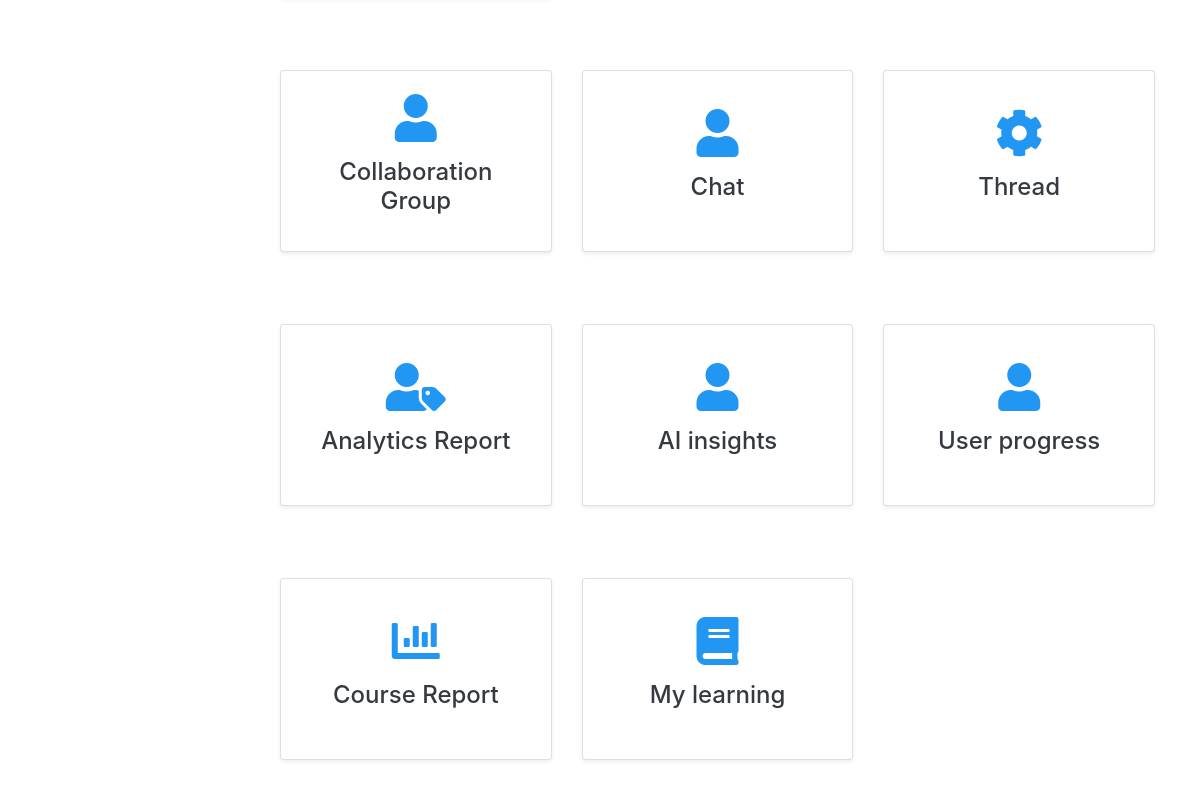
Page /home/ (signed in, lower part) on the earlier database version.
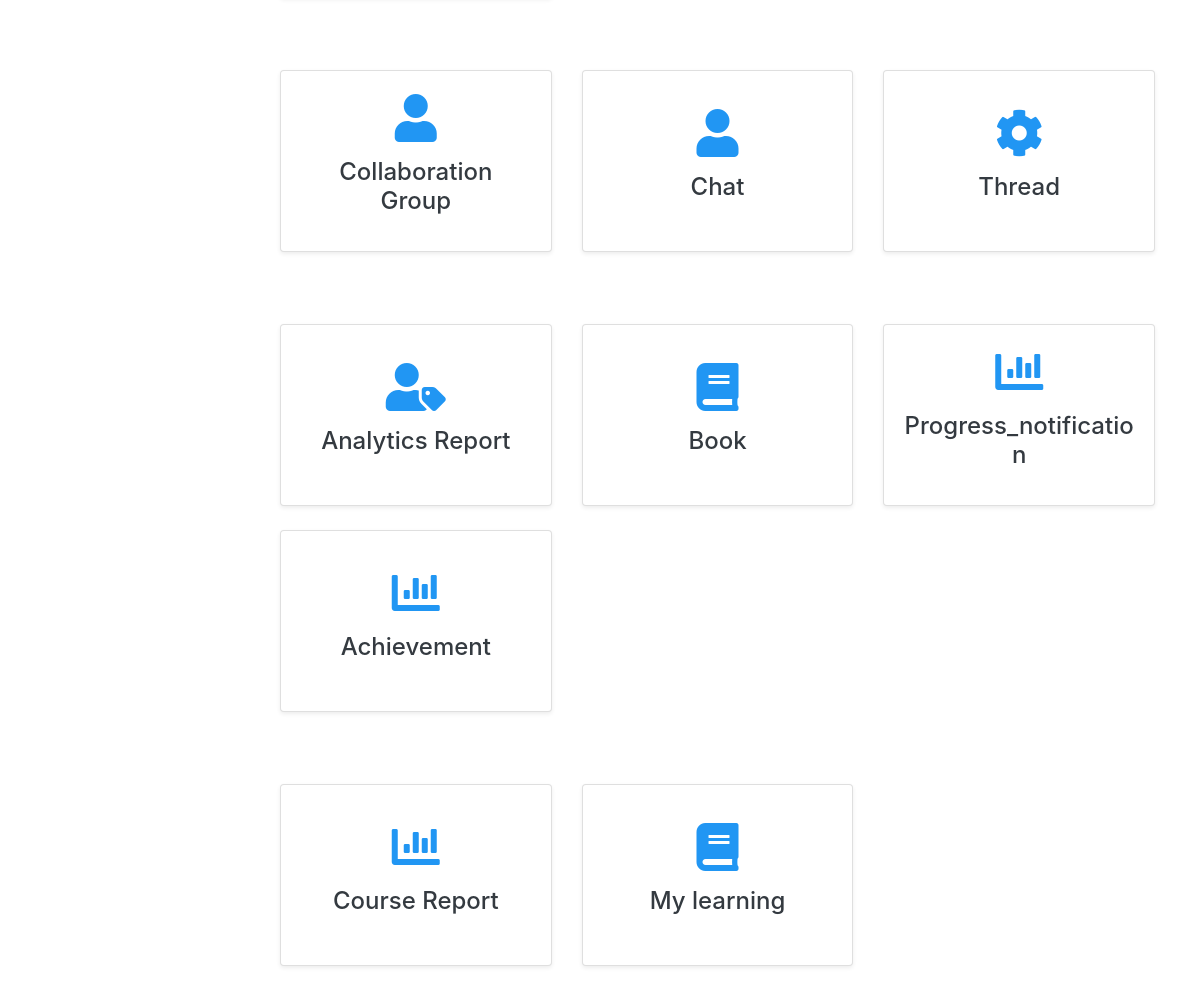
Same page on the later database version.
### module_group/models.py (models this page shows, shortened)
class Module(models.Model):
    module_name = models.CharField(max_length=255)
    module_url = models.CharField(max_length=255)
    icon = models.CharField(max_length=255, blank=True, null=True)
    module_group = models.ForeignKey(ModuleGroup, related_name='modules', on_delete=models.CASCADE)

### main/views.py (the view)
# urls.py: 2. Add a URL to urlpatterns:  path('', views.home, name='home')
def home(request):
    query = request.GET.get('q')
    all_modules = Module.objects.all()
    module_groups = ModuleGroup.objects.all()
    if request.user.is_authenticated:
        user_role = getattr(request.user.profile, 'role', None) if hasattr(request.user, 'profile') else None
        if request.user.is_superuser:
            filtered_modules = all_modules
        elif user_role:
            filtered_modules = all_modules.filter(role_modules=user_role).distinct()
        else:
            messages.error(request, "Invalid role or no modules available for this role.")
            filtered_modules = Module.objects.none()
    else:
        filtered_modules = Module.objects.none()
    module_groups_with_access = module_groups.filter(modules__in=filtered_modules).distinct()
    if query:
        filtered_modules = filtered_modules.filter(
            Q(module_name__icontains=query) |
            Q(module_group__group_name__icontains=query)
        )
    form = ExcelImportForm()  # Assuming this form is already defined elsewhere
    active_module_url = request.resolver_match.url_name
    return render(request, 'home.html', {
        'module_groups': module_groups_with_access,
        'modules': filtered_modules,
        'form': form,
        'active_module_url': active_module_url,  # Pass the active module URL
    })

### main/templates/home.html (shortened to what this page needs)
{% extends "base.html" %}
{% block content %}
<div class="container mt-4">
    {% for group in module_groups %}
    <div class="mb-5">
        <div class="row">
            {% for module in modules %}
                {% if module.module_group == group %}
                <div class="col-md-4 mb-4">
                    <div class="card shadow-sm h-100">
                        <a href="{% url module.module_url %}" class="text-decoration-none text-dark">
                            <div class="card-body text-center d-flex flex-column justify-content-center" style="height: 180px; width: 100%; overflow: hidden;">
                                <div class="icon mb-3">
                                    <i class="{{ module.icon }} fa-3x" style="color: #2196F3;"></i>
                                </div>
                                <h5 class="card-title" style="font-size: 1.5rem;">{{ module.module_name }}</h5>
                            </div>
                        </a>
                    </div>
                </div>
                {% endif %}
            {% endfor %}
        </div>
    </div>
    {% endfor %}
</div>
{% endblock %}

Differences in the rows shown:
removed Module: module_name "AI insights", shown under ModuleGroup (number 2 of 3 on the later page)
removed Module: module_name "User progress", shown under ModuleGroup (number 2 of 3 on the later page)
added Module: module_name "Book", shown under ModuleGroup (number 2 of 3 on the later page)
added Module: module_name "Progress_notification", shown under ModuleGroup (number 2 of 3 on the later page)
added Module: module_name "Achievement", shown under ModuleGroup (number 2 of 3 on the later page)
